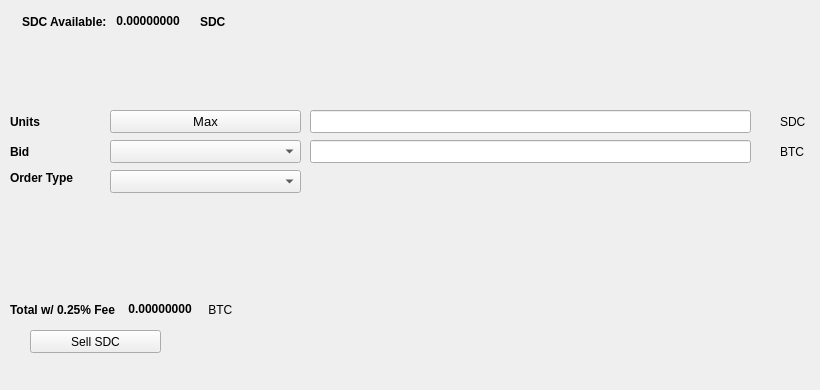
   <widget class="QWidget" name="SellTab">
    <attribute name="title">
     <string>Sell</string>
    </attribute>
    <widget class="QLabel" name="label_16">
     <property name="geometry">
      <rect>
       <x>780</x>
       <y>140</y>
       <width>31</width>
       <height>23</height>
      </rect>
     </property>
     <property name="text">
      <string>BTC</string>
     </property>
    </widget>
    <widget class="QComboBox" name="SellBidcomboBox">
     <property name="geometry">
      <rect>
       <x>110</x>
       <y>140</y>
       <width>191</width>
       <height>23</height>
      </rect>
     </property>
     <property name="font">
      <font>
       <pointsize>10</pointsize>
      </font>
     </property>
    </widget>
    <widget class="QLabel" name="label_18">
     <property name="geometry">
      <rect>
       <x>10</x>
       <y>110</y>
       <width>46</width>
       <height>23</height>
      </rect>
     </property>
     <property name="font">
      <font>
       <weight>75</weight>
       <bold>true</bold>
      </font>
     </property>
     <property name="text">
      <string>Units</string>
     </property>
    </widget>
    <widget class="QPushButton" name="Sell_Max_Amount">
     <property name="geometry">
      <rect>
       <x>110</x>
       <y>110</y>
       <width>191</width>
       <height>23</height>
      </rect>
     </property>
     <property name="font">
      <font>
       <pointsize>10</pointsize>
      </font>
     </property>
     <property name="text">
      <string>Max</string>
     </property>
    </widget>
    <widget class="QLabel" name="label_20">
     <property name="geometry">
      <rect>
       <x>10</x>
       <y>170</y>
       <width>91</width>
       <height>16</height>
      </rect>
     </property>
     <property name="font">
      <font>
       <weight>75</weight>
       <bold>true</bold>
      </font>
     </property>
     <property name="text">
      <string>Order Type</string>
     </property>
    </widget>
    <widget class="QComboBox" name="SellOrdertypeCombo">
     <property name="geometry">
      <rect>
       <x>110</x>
       <y>170</y>
       <width>191</width>
       <height>23</height>
      </rect>
     </property>
     <property name="font">
      <font>
       <pointsize>10</pointsize>
      </font>
     </property>
    </widget>
    <widget class="QLabel" name="label_21">
     <property name="geometry">
      <rect>
       <x>10</x>
       <y>140</y>
       <width>46</width>
       <height>23</height>
      </rect>
     </property>
     <property name="font">
      <font>
       <weight>75</weight>
       <bold>true</bold>
      </font>
     </property>
     <property name="text">
      <string>Bid</string>
     </property>
    </widget>
    <widget class="QLabel" name="label_22">
     <property name="geometry">
      <rect>
       <x>780</x>
       <y>110</y>
       <width>31</width>
       <height>23</height>
      </rect>
     </property>
     <property name="text">
      <string>SDC</string>
     </property>
    </widget>
    <widget class="QLineEdit" name="UnitsInputSDC">
     <property name="geometry">
      <rect>
       <x>310</x>
       <y>110</y>
       <width>441</width>
       <height>23</height>
      </rect>
     </property>
     <property name="font">
      <font>
       <pointsize>9</pointsize>
       <weight>75</weight>
       <bold>true</bold>
      </font>
     </property>
    </widget>
    <widget class="QLineEdit" name="SellBidPriceEdit">
     <property name="geometry">
      <rect>
       <x>310</x>
       <y>140</y>
       <width>441</width>
       <height>23</height>
      </rect>
     </property>
     <property name="font">
      <font>
       <pointsize>9</pointsize>
       <weight>75</weight>
       <bold>true</bold>
      </font>
     </property>
    </widget>
    <widget class="QPushButton" name="SellSDCBTN">
     <property name="geometry">
      <rect>
       <x>30</x>
       <y>330</y>
       <width>131</width>
       <height>23</height>
      </rect>
     </property>
     <property name="text">
      <string>Sell SDC</string>
     </property>
     <property name="icon">
      <iconset resource="../sharedexcoin">
       <normaloff>:/icons/bitcoin</normaloff>:/icons/bitcoin</iconset>
     </property>
    </widget>
    <widget class="QWidget" name="layoutWidget3">
     <property name="geometry">
      <rect>
       <x>22</x>
       <y>12</y>
       <width>258</width>
       <height>19</height>
      </rect>
     </property>
     <layout class="QHBoxLayout" name="horizontalLayout">
      <item>
       <widget class="QLabel" name="label232_2">
        <property name="font">
         <font>
          <weight>75</weight>
          <bold>true</bold>
         </font>
        </property>
        <property name="text">
         <string>SDC Available:</string>
        </property>
       </widget>
      </item>
      <item>
       <widget class="QLabel" name="SDCAvailableLabel">
        <property name="palette">
         <palette>
          <active>
           <colorrole role="WindowText">
            <brush brushstyle="SolidPattern">
             <color alpha="255">
              <red>0</red>
              <green>0</green>
              <blue>0</blue>
             </color>
            </brush>
           </colorrole>
           <colorrole role="Button">
            <brush brushstyle="SolidPattern">
             <color alpha="255">
              <red>0</red>
              <green>170</green>
              <blue>0</blue>
             </color>
            </brush>
           </colorrole>
           <colorrole role="Light">
            <brush brushstyle="SolidPattern">
             <color alpha="255">
              <red>0</red>
              <green>255</green>
              <blue>0</blue>
             </color>
            </brush>
           </colorrole>
           <colorrole role="Midlight">
            <brush brushstyle="SolidPattern">
             <color alpha="255">
              <red>0</red>
              <green>212</green>
              <blue>0</blue>
             </color>
            </brush>
           </colorrole>
           <colorrole role="Dark">
            <brush brushstyle="SolidPattern">
             <color alpha="255">
              <red>0</red>
              <green>85</green>
              <blue>0</blue>
             </color>
            </brush>
           </colorrole>
           <colorrole role="Mid">
            <brush brushstyle="SolidPattern">
             <color alpha="255">
              <red>0</red>
              <green>113</green>
              <blue>0</blue>
             </color>
            </brush>
           </colorrole>
           <colorrole role="Text">
            <brush brushstyle="SolidPattern">
             <color alpha="255">
              <red>0</red>
              <green>170</green>
              <blue>0</blue>
             </color>
            </brush>
           </colorrole>
           <colorrole role="BrightText">
            <brush brushstyle="SolidPattern">
             <color alpha="255">
              <red>255</red>
              <green>255</green>
              <blue>255</blue>
             </color>
            </brush>
           </colorrole>
           <colorrole role="ButtonText">
            <brush brushstyle="SolidPattern">
             <color alpha="255">
              <red>0</red>
              <green>0</green>
              <blue>0</blue>
             </color>
            </brush>
           </colorrole>
           <colorrole role="Base">
            <brush brushstyle="SolidPattern">
             <color alpha="255">
              <red>255</red>
              <green>255</green>
              <blue>255</blue>
             </color>
            </brush>
           </colorrole>
           <colorrole role="Window">
            <brush brushstyle="SolidPattern">
             <color alpha="255">
              <red>0</red>
              <green>170</green>
              <blue>0</blue>
             </color>
            </brush>
           </colorrole>
           <colorrole role="Shadow">
            <brush brushstyle="SolidPattern">
             <color alpha="255">
              <red>0</red>
              <green>0</green>
              <blue>0</blue>
             </color>
            </brush>
           </colorrole>
           <colorrole role="AlternateBase">
            <brush brushstyle="SolidPattern">
             <color alpha="255">
              <red>127</red>
              <green>212</green>
              <blue>127</blue>
             </color>
            </brush>
           </colorrole>
           <colorrole role="ToolTipBase">
            <brush brushstyle="SolidPattern">
             <color alpha="255">
              <red>255</red>
              <green>255</green>
              <blue>220</blue>
             </color>
            </brush>
           </colorrole>
           <colorrole role="ToolTipText">
            <brush brushstyle="SolidPattern">
             <color alpha="255">
              <red>0</red>
              <green>0</green>
              <blue>0</blue>
             </color>
            </brush>
           </colorrole>
          </active>
          <inactive>
           <colorrole role="WindowText">
            <brush brushstyle="SolidPattern">
             <color alpha="255">
              <red>0</red>
              <green>0</green>
              <blue>0</blue>
             </color>
            </brush>
           </colorrole>
           <colorrole role="Button">
            <brush brushstyle="SolidPattern">
             <color alpha="255">
              <red>0</red>
              <green>170</green>
              <blue>0</blue>
             </color>
            </brush>
           </colorrole>
           <colorrole role="Light">
            <brush brushstyle="SolidPattern">
             <color alpha="255">
              <red>0</red>
              <green>255</green>
              <blue>0</blue>
             </color>
            </brush>
           </colorrole>
           <colorrole role="Midlight">
            <brush brushstyle="SolidPattern">
             <color alpha="255">
              <red>0</red>
              <green>212</green>
              <blue>0</blue>
             </color>
            </brush>
           </colorrole>
           <colorrole role="Dark">
            <brush brushstyle="SolidPattern">
             <color alpha="255">
              <red>0</red>
              <green>85</green>
              <blue>0</blue>
             </color>
            </brush>
           </colorrole>
           <colorrole role="Mid">
            <brush brushstyle="SolidPattern">
             <color alpha="255">
              <red>0</red>
              <green>113</green>
              <blue>0</blue>
             </color>
            </brush>
           </colorrole>
           <colorrole role="Text">
            <brush brushstyle="SolidPattern">
             <color alpha="255">
              <red>0</red>
              <green>170</green>
              <blue>0</blue>
             </color>
            </brush>
           </colorrole>
           <colorrole role="BrightText">
            <brush brushstyle="SolidPattern">
             <color alpha="255">
              <red>255</red>
              <green>255</green>
              <blue>255</blue>
             </color>
            </brush>
           </colorrole>
           <colorrole role="ButtonText">
            <brush brushstyle="SolidPattern">
             <color alpha="255">
              <red>0</red>
              <green>0</green>
              <blue>0</blue>
             </color>
            </brush>
           </colorrole>
           <colorrole role="Base">
            <brush brushstyle="SolidPattern">
             <color alpha="255">
              <red>255</red>
              <green>255</green>
              <blue>255</blue>
             </color>
            </brush>
           </colorrole>
           <colorrole role="Window">
            <brush brushstyle="SolidPattern">
             <color alpha="255">
              <red>0</red>
              <green>170</green>
              <blue>0</blue>
             </color>
            </brush>
           </colorrole>
           <colorrole role="Shadow">
            <brush brushstyle="SolidPattern">
             <color alpha="255">
              <red>0</red>
              <green>0</green>
              <blue>0</blue>
             </color>
            </brush>
           </colorrole>
           <colorrole role="AlternateBase">
            <brush brushstyle="SolidPattern">
             <color alpha="255">
              <red>127</red>
              <green>212</green>
              <blue>127</blue>
             </color>
            </brush>
           </colorrole>
           <colorrole role="ToolTipBase">
            <brush brushstyle="SolidPattern">
             <color alpha="255">
              <red>255</red>
              <green>255</green>
              <blue>220</blue>
             </color>
            </brush>
           </colorrole>
           <colorrole role="ToolTipText">
            <brush brushstyle="SolidPattern">
             <color alpha="255">
              <red>0</red>
              <green>0</green>
              <blue>0</blue>
             </color>
            </brush>
           </colorrole>
          </inactive>
          <disabled>
           <colorrole role="WindowText">
            <brush brushstyle="SolidPattern">
             <color alpha="255">
              <red>0</red>
              <green>85</green>
              <blue>0</blue>
             </color>
            </brush>
           </colorrole>
           <colorrole role="Button">
            <brush brushstyle="SolidPattern">
             <color alpha="255">
              <red>0</red>
              <green>170</green>
              <blue>0</blue>
             </color>
            </brush>
           </colorrole>
           <colorrole role="Light">
            <brush brushstyle="SolidPattern">
             <color alpha="255">
              <red>0</red>
              <green>255</green>
              <blue>0</blue>
             </color>
            </brush>
           </colorrole>
           <colorrole role="Midlight">
            <brush brushstyle="SolidPattern">
             <color alpha="255">
              <red>0</red>
              <green>212</green>
              <blue>0</blue>
             </color>
            </brush>
           </colorrole>
           <colorrole role="Dark">
            <brush brushstyle="SolidPattern">
             <color alpha="255">
              <red>0</red>
              <green>85</green>
              <blue>0</blue>
             </color>
            </brush>
           </colorrole>
           <colorrole role="Mid">
            <brush brushstyle="SolidPattern">
             <color alpha="255">
              <red>0</red>
              <green>113</green>
              <blue>0</blue>
             </color>
            </brush>
           </colorrole>
           <colorrole role="Text">
            <brush brushstyle="SolidPattern">
             <color alpha="255">
              <red>0</red>
              <green>85</green>
              <blue>0</blue>
             </color>
            </brush>
           </colorrole>
           <colorrole role="BrightText">
            <brush brushstyle="SolidPattern">
             <color alpha="255">
              <red>255</red>
              <green>255</green>
              <blue>255</blue>
             </color>
            </brush>
           </colorrole>
           <colorrole role="ButtonText">
            <brush brushstyle="SolidPattern">
             <color alpha="255">
              <red>0</red>
              <green>85</green>
              <blue>0</blue>
             </color>
            </brush>
           </colorrole>
           <colorrole role="Base">
            <brush brushstyle="SolidPattern">
             <color alpha="255">
              <red>0</red>
              <green>170</green>
              <blue>0</blue>
             </color>
            </brush>
           </colorrole>
           <colorrole role="Window">
            <brush brushstyle="SolidPattern">
             <color alpha="255">
              <red>0</red>
              <green>170</green>
              <blue>0</blue>
             </color>
            </brush>
           </colorrole>
           <colorrole role="Shadow">
            <brush brushstyle="SolidPattern">
             <color alpha="255">
              <red>0</red>
              <green>0</green>
              <blue>0</blue>
             </color>
            </brush>
           </colorrole>
           <colorrole role="AlternateBase">
            <brush brushstyle="SolidPattern">
             <color alpha="255">
              <red>0</red>
              <green>170</green>
              <blue>0</blue>
             </color>
            </brush>
           </colorrole>
           <colorrole role="ToolTipBase">
            <brush brushstyle="SolidPattern">
             <color alpha="255">
              <red>255</red>
              <green>255</green>
              <blue>220</blue>
             </color>
            </brush>
           </colorrole>
           <colorrole role="ToolTipText">
            <brush brushstyle="SolidPattern">
             <color alpha="255">
              <red>0</red>
              <green>0</green>
              <blue>0</blue>
             </color>
            </brush>
           </colorrole>
          </disabled>
         </palette>
        </property>
        <property name="font">
         <font>
          <weight>75</weight>
          <bold>true</bold>
         </font>
        </property>
        <property name="text">
         <string> 0.00000000 </string>
        </property>
        <property name="textInteractionFlags">
         <set>Qt::LinksAccessibleByMouse|Qt::TextSelectableByKeyboard|Qt::TextSelectableByMouse</set>
        </property>
       </widget>
      </item>
      <item>
       <widget class="QLabel" name="labelSDC">
        <property name="font">
         <font>
          <weight>75</weight>
          <bold>true</bold>
         </font>
        </property>
        <property name="text">
         <string>SDC</string>
        </property>
       </widget>
      </item>
     </layout>
    </widget>
    <widget class="QWidget" name="layoutWidget">
     <property name="geometry">
      <rect>
       <x>10</x>
       <y>300</y>
       <width>268</width>
       <height>19</height>
      </rect>
     </property>
     <layout class="QHBoxLayout" name="horizontalLayout_2">
      <item>
       <widget class="QLabel" name="label_19">
        <property name="font">
         <font>
          <weight>75</weight>
          <bold>true</bold>
         </font>
        </property>
        <property name="text">
         <string>Total w/ 0.25% Fee </string>
        </property>
       </widget>
      </item>
      <item>
       <widget class="QLabel" name="SellCostLabel">
        <property name="palette">
         <palette>
          <active>
           <colorrole role="WindowText">
            <brush brushstyle="SolidPattern">
             <color alpha="255">
              <red>0</red>
              <green>0</green>
              <blue>0</blue>
             </color>
            </brush>
           </colorrole>
           <colorrole role="Button">
            <brush brushstyle="SolidPattern">
             <color alpha="255">
              <red>0</red>
              <green>170</green>
              <blue>0</blue>
             </color>
            </brush>
           </colorrole>
           <colorrole role="Light">
            <brush brushstyle="SolidPattern">
             <color alpha="255">
              <red>0</red>
              <green>255</green>
              <blue>0</blue>
             </color>
            </brush>
           </colorrole>
           <colorrole role="Midlight">
            <brush brushstyle="SolidPattern">
             <color alpha="255">
              <red>0</red>
              <green>212</green>
              <blue>0</blue>
             </color>
            </brush>
           </colorrole>
           <colorrole role="Dark">
            <brush brushstyle="SolidPattern">
             <color alpha="255">
              <red>0</red>
              <green>85</green>
              <blue>0</blue>
             </color>
            </brush>
           </colorrole>
           <colorrole role="Mid">
            <brush brushstyle="SolidPattern">
             <color alpha="255">
              <red>0</red>
              <green>113</green>
              <blue>0</blue>
             </color>
            </brush>
           </colorrole>
           <colorrole role="Text">
            <brush brushstyle="SolidPattern">
             <color alpha="255">
              <red>0</red>
              <green>170</green>
              <blue>0</blue>
             </color>
            </brush>
           </colorrole>
           <colorrole role="BrightText">
            <brush brushstyle="SolidPattern">
             <color alpha="255">
              <red>255</red>
              <green>255</green>
              <blue>255</blue>
             </color>
            </brush>
           </colorrole>
           <colorrole role="ButtonText">
            <brush brushstyle="SolidPattern">
             <color alpha="255">
              <red>0</red>
              <green>0</green>
              <blue>0</blue>
             </color>
            </brush>
           </colorrole>
           <colorrole role="Base">
            <brush brushstyle="SolidPattern">
             <color alpha="255">
              <red>255</red>
              <green>255</green>
              <blue>255</blue>
             </color>
            </brush>
           </colorrole>
           <colorrole role="Window">
            <brush brushstyle="SolidPattern">
             <color alpha="255">
              <red>0</red>
              <green>170</green>
              <blue>0</blue>
             </color>
            </brush>
           </colorrole>
           <colorrole role="Shadow">
            <brush brushstyle="SolidPattern">
             <color alpha="255">
              <red>0</red>
              <green>0</green>
              <blue>0</blue>
             </color>
            </brush>
           </colorrole>
           <colorrole role="AlternateBase">
            <brush brushstyle="SolidPattern">
             <color alpha="255">
              <red>127</red>
              <green>212</green>
              <blue>127</blue>
             </color>
            </brush>
           </colorrole>
           <colorrole role="ToolTipBase">
            <brush brushstyle="SolidPattern">
             <color alpha="255">
              <red>255</red>
              <green>255</green>
              <blue>220</blue>
             </color>
            </brush>
           </colorrole>
           <colorrole role="ToolTipText">
            <brush brushstyle="SolidPattern">
             <color alpha="255">
              <red>0</red>
              <green>0</green>
              <blue>0</blue>
             </color>
            </brush>
           </colorrole>
          </active>
          <inactive>
           <colorrole role="WindowText">
            <brush brushstyle="SolidPattern">
             <color alpha="255">
              <red>0</red>
              <green>0</green>
              <blue>0</blue>
             </color>
            </brush>
           </colorrole>
           <colorrole role="Button">
            <brush brushstyle="SolidPattern">
             <color alpha="255">
              <red>0</red>
              <green>170</green>
              <blue>0</blue>
             </color>
            </brush>
           </colorrole>
           <colorrole role="Light">
            <brush brushstyle="SolidPattern">
             <color alpha="255">
              <red>0</red>
              <green>255</green>
              <blue>0</blue>
             </color>
            </brush>
           </colorrole>
           <colorrole role="Midlight">
            <brush brushstyle="SolidPattern">
             <color alpha="255">
              <red>0</red>
              <green>212</green>
              <blue>0</blue>
             </color>
            </brush>
           </colorrole>
           <colorrole role="Dark">
            <brush brushstyle="SolidPattern">
             <color alpha="255">
              <red>0</red>
              <green>85</green>
              <blue>0</blue>
             </color>
            </brush>
           </colorrole>
           <colorrole role="Mid">
            <brush brushstyle="SolidPattern">
             <color alpha="255">
              <red>0</red>
              <green>113</green>
              <blue>0</blue>
             </color>
            </brush>
           </colorrole>
           <colorrole role="Text">
            <brush brushstyle="SolidPattern">
             <color alpha="255">
              <red>0</red>
              <green>170</green>
              <blue>0</blue>
             </color>
            </brush>
           </colorrole>
           <colorrole role="BrightText">
            <brush brushstyle="SolidPattern">
             <color alpha="255">
              <red>255</red>
              <green>255</green>
              <blue>255</blue>
             </color>
            </brush>
           </colorrole>
           <colorrole role="ButtonText">
            <brush brushstyle="SolidPattern">
             <color alpha="255">
              <red>0</red>
              <green>0</green>
              <blue>0</blue>
             </color>
            </brush>
           </colorrole>
           <colorrole role="Base">
            <brush brushstyle="SolidPattern">
             <color alpha="255">
              <red>255</red>
              <green>255</green>
              <blue>255</blue>
             </color>
            </brush>
           </colorrole>
           <colorrole role="Window">
            <brush brushstyle="SolidPattern">
             <color alpha="255">
              <red>0</red>
              <green>170</green>
              <blue>0</blue>
             </color>
            </brush>
           </colorrole>
           <colorrole role="Shadow">
            <brush brushstyle="SolidPattern">
             <color alpha="255">
              <red>0</red>
              <green>0</green>
              <blue>0</blue>
             </color>
            </brush>
           </colorrole>
           <colorrole role="AlternateBase">
            <brush brushstyle="SolidPattern">
             <color alpha="255">
              <red>127</red>
              <green>212</green>
              <blue>127</blue>
             </color>
            </brush>
           </colorrole>
           <colorrole role="ToolTipBase">
            <brush brushstyle="SolidPattern">
             <color alpha="255">
              <red>255</red>
              <green>255</green>
              <blue>220</blue>
             </color>
            </brush>
           </colorrole>
           <colorrole role="ToolTipText">
            <brush brushstyle="SolidPattern">
             <color alpha="255">
              <red>0</red>
              <green>0</green>
              <blue>0</blue>
             </color>
            </brush>
           </colorrole>
          </inactive>
          <disabled>
           <colorrole role="WindowText">
            <brush brushstyle="SolidPattern">
             <color alpha="255">
              <red>0</red>
              <green>85</green>
              <blue>0</blue>
             </color>
            </brush>
           </colorrole>
           <colorrole role="Button">
            <brush brushstyle="SolidPattern">
             <color alpha="255">
              <red>0</red>
              <green>170</green>
              <blue>0</blue>
             </color>
            </brush>
           </colorrole>
           <colorrole role="Light">
            <brush brushstyle="SolidPattern">
             <color alpha="255">
              <red>0</red>
              <green>255</green>
              <blue>0</blue>
             </color>
            </brush>
           </colorrole>
           <colorrole role="Midlight">
            <brush brushstyle="SolidPattern">
             <color alpha="255">
              <red>0</red>
              <green>212</green>
              <blue>0</blue>
             </color>
            </brush>
           </colorrole>
           <colorrole role="Dark">
            <brush brushstyle="SolidPattern">
             <color alpha="255">
              <red>0</red>
              <green>85</green>
              <blue>0</blue>
             </color>
            </brush>
           </colorrole>
           <colorrole role="Mid">
            <brush brushstyle="SolidPattern">
             <color alpha="255">
              <red>0</red>
              <green>113</green>
              <blue>0</blue>
             </color>
            </brush>
           </colorrole>
           <colorrole role="Text">
            <brush brushstyle="SolidPattern">
             <color alpha="255">
              <red>0</red>
              <green>85</green>
              <blue>0</blue>
             </color>
            </brush>
           </colorrole>
           <colorrole role="BrightText">
            <brush brushstyle="SolidPattern">
             <color alpha="255">
              <red>255</red>
              <green>255</green>
              <blue>255</blue>
             </color>
            </brush>
           </colorrole>
           <colorrole role="ButtonText">
            <brush brushstyle="SolidPattern">
             <color alpha="255">
              <red>0</red>
              <green>85</green>
              <blue>0</blue>
             </color>
            </brush>
           </colorrole>
           <colorrole role="Base">
            <brush brushstyle="SolidPattern">
             <color alpha="255">
              <red>0</red>
              <green>170</green>
              <blue>0</blue>
             </color>
            </brush>
           </colorrole>
           <colorrole role="Window">
            <brush brushstyle="SolidPattern">
             <color alpha="255">
              <red>0</red>
              <green>170</green>
              <blue>0</blue>
             </color>
            </brush>
           </colorrole>
           <colorrole role="Shadow">
            <brush brushstyle="SolidPattern">
             <color alpha="255">
              <red>0</red>
              <green>0</green>
              <blue>0</blue>
             </color>
            </brush>
           </colorrole>
           <colorrole role="AlternateBase">
            <brush brushstyle="SolidPattern">
             <color alpha="255">
              <red>0</red>
              <green>170</green>
              <blue>0</blue>
             </color>
            </brush>
           </colorrole>
           <colorrole role="ToolTipBase">
            <brush brushstyle="SolidPattern">
             <color alpha="255">
              <red>255</red>
              <green>255</green>
              <blue>220</blue>
             </color>
            </brush>
           </colorrole>
           <colorrole role="ToolTipText">
            <brush brushstyle="SolidPattern">
             <color alpha="255">
              <red>0</red>
              <green>0</green>
              <blue>0</blue>
             </color>
            </brush>
           </colorrole>
          </disabled>
         </palette>
        </property>
        <property name="font">
         <font>
          <weight>75</weight>
          <bold>true</bold>
         </font>
        </property>
        <property name="autoFillBackground">
         <bool>false</bool>
        </property>
        <property name="text">
         <string> 0.00000000</string>
        </property>
        <property name="textInteractionFlags">
         <set>Qt::LinksAccessibleByMouse|Qt::TextSelectableByMouse</set>
        </property>
       </widget>
      </item>
      <item>
       <widget class="QLabel" name="label_17">
        <property name="font">
         <font>
          <weight>50</weight>
          <bold>false</bold>
         </font>
        </property>
        <property name="text">
         <string> BTC</string>
        </property>
       </widget>
      </item>
     </layout>
    </widget>
    <widget class="QLabel" name="label_23">
     <property name="geometry">
      <rect>
       <x>460</x>
       <y>300</y>
       <width>281</width>
       <height>81</height>
      </rect>
     </property>
     <property name="text">
      <string/>
     </property>
     <property name="pixmap">
      <pixmap>:/images/bittrex</pixmap>
     </property>
    </widget>
   </widget>
